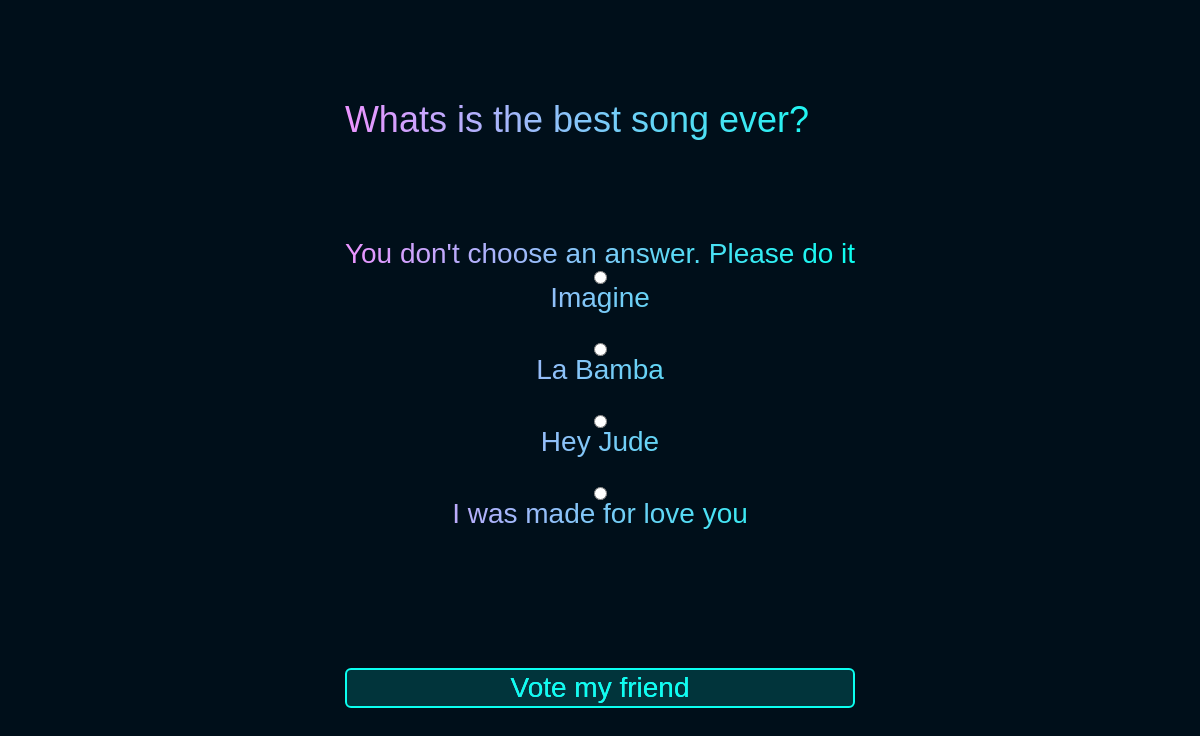
The page /polls/1/vote/ on the database its author committed.
### polls/models.py (models this page shows, shortened)
class Question(models.Model):
    question_text = models.CharField(max_length=270)
    pub_date = models.DateTimeField("date published")

class Choice(models.Model):
    question = models.ForeignKey(Question, on_delete=models.CASCADE)
    choice_text = models.CharField(max_length=270)
    votes = models.IntegerField(default=0)

### polls/views.py (the view)
# urls.py: path('<int:question_id>/vote/', views.vote, name='vote'),
def vote(request, question_id):
    question = get_object_or_404(Question, pk=question_id)
    try:
        selected_choice = question.choice_set.get(pk=request.POST["choice"])
    except (KeyError, Choice.DoesNotExist):
        return render(request, "polls/detail.html", {
            "question": question,
            "error_message": "You don't choose an answer. Please do it"
        })
    else:
        selected_choice.votes += 1
        selected_choice.save()
        return HttpResponseRedirect(reverse("polls:result", args=(question.id,)))

### polls/templates/polls/detail.html (shortened to what this page needs)
{% load static %}
<!DOCTYPE html>
<html lang="en">
<head>
    <link rel="stylesheet" href="{% static 'polls/reset.css' %}">
    <link rel="stylesheet" href="{% static 'polls/style.css' %}">
</head>
<body>
    <form action="{% url 'polls:vote' question.id %}" method="post">
        <fieldset>
            <legend><h1>{{ question.question_text }}</h1></legend>
            {% if error_message %}
                <p><strong>{{ error_message }}</strong></p>
            {% endif %}
            {% for choice in question.choice_set.all  %}
                <input class="optionsAnswers"
                    type="radio"
                    name="choice"
                    id="choice{{ forloop.counter }}"
                    value="{{choice.id}}"
                >
                <label for="choice{{ forloop.counter }}">
                    {{ choice.choice_text }}
                </label>
                <br>
            {% endfor %}
        </fieldset>
        <input type="submit" value="Vote my friend">
    </form>
</body>
</html>

### polls/static/polls/style.css (style rules this page uses)
body { display: flex; align-items: center; justify-content: center; flex-direction: column; background: hsl(204, 100%, 5%); font-family: 'Lucida Sans', 'Lucida Sans Regular', 'Lucida Grande', 'Lucida Sans Unicode', Verdana, sans-serif; }
form { background: -webkit-linear-gradient( right, #0bfff0, #ec94ff ); -webkit-background-clip: text; background-clip: text; -webkit-text-fill-color: transparent; font-size: 3.5vh; }
fieldset { display: flex; align-items: center; justify-content: center; flex-direction: column; margin-top: 20%; }
input[type="submit"] { width: 100%; height: 40px; margin-top: 22%; -webkit-text-fill-color: #0bfff0; background: #0bffef27; border: 2px solid #0bfff0; border-radius: 6px; font-size: 3.5vh; }
legend { margin-bottom: 20%; font-size: 4.5vh; }

### rows shown on the page
Question: question_text "Whats is the best song ever?"
Choice: choice_text "Imagine"
Choice: choice_text "La Bamba"
Choice: choice_text "Hey Jude"
Choice: choice_text "I was made for love you"

### other values the page prints
{{ error_message }} "You don't choose an answer. Please do it"
